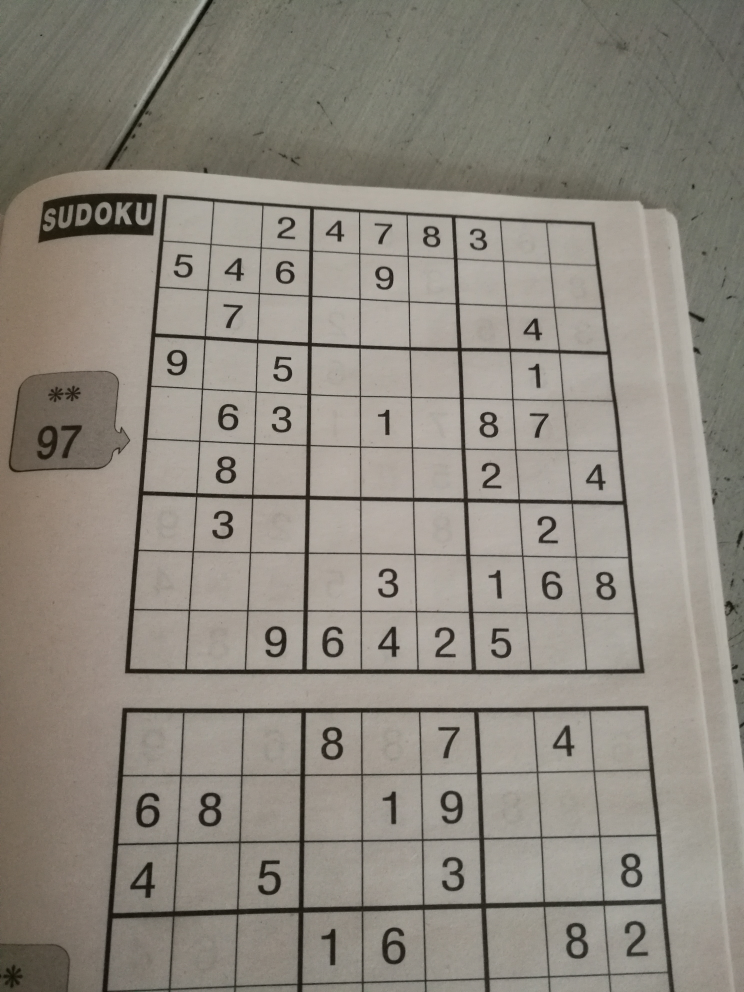
#> input picture test_001.jpg, 2976 x 3968 px (shown at 1/4 size)
$ python sudoku_main.py --file test_001.jpg
#> lines starting #> are read from the running program, lines starting #| are printed output that depends on the picture; after the words box and inside, x2 and y2 are one past the last pixel; in counts of white or black regions, pixels touching at a corner belong together
### sudoku_warper.py
# 2019 Adam Szkolny <adamszkolny@gmail.com>.
import cv2 as cv
import numpy as np


class SudokuWarper:
    def __init__(self):
        pass

    def __init__(self, maxValue):
        self.maxValue = maxValue

    def __findMaxContour(self, contours):
        if len(contours) == 0:
            return None
        else:
            maxContourArea = -1
            maxContour = contours[0]
            for c in contours:
                if cv.contourArea(c) > maxContourArea:
                    maxContourArea = cv.contourArea(c)
                    maxContour = c
            return maxContour

    def __getWarpedImage(self, image, contour):
        peri = cv.arcLength(contour, True)
        contour = cv.approxPolyDP(contour, 0.02 * peri, True)

        pts = contour.reshape(4, 2)
        rect = np.zeros((4, 2), dtype="float32")

        s = pts.sum(axis = 1)
        rect[0] = pts[np.argmin(s)]
        rect[2] = pts[np.argmax(s)]
        diff = np.diff(pts, axis = 1)
        rect[1] = pts[np.argmin(diff)]
        rect[3] = pts[np.argmax(diff)]

        (tl, tr, br, bl) = rect
        widthA = np.sqrt(((br[0] - bl[0]) ** 2) + ((br[1] - bl[1]) ** 2))
        widthB = np.sqrt(((tr[0] - tl[0]) ** 2) + ((tr[1] - tl[1]) ** 2))

        heightA = np.sqrt(((tr[0] - br[0]) ** 2) + ((tr[1] - br[1]) ** 2))
        heightB = np.sqrt(((tl[0] - bl[0]) ** 2) + ((tl[1] - bl[1]) ** 2))

        maxWidth = max(int(widthA), int(widthB))
        maxHeight = max(int(heightA), int(heightB))

        dst = np.array([
            [0, 0],
            [maxWidth - 1, 0],
            [maxWidth - 1, maxHeight - 1],
            [0, maxHeight - 1]], dtype = "float32")

        M = cv.getPerspectiveTransform(rect, dst)
        warp = cv.warpPerspective(image, M, (maxWidth, maxHeight))
        return warp

    def warpImage(self, image):
        gray = cv.cvtColor(image, cv.COLOR_BGR2GRAY)
        gray = cv.GaussianBlur(gray, (9, 9), 0)
        gray = cv.medianBlur(gray, 3)
        thresholded = cv.adaptiveThreshold(gray, self.maxValue, cv.ADAPTIVE_THRESH_GAUSSIAN_C,
                                           cv.THRESH_BINARY, 11, 2)
        kernel = np.ones((5,5))

        for i in range(2):
            thresholded = cv.erode(thresholded, kernel, iterations = 1)
            thresholded = cv.dilate(thresholded, kernel, iterations = 1)

        edges = cv.Canny(thresholded,0, 255)
        contours, _ = cv.findContours(edges, cv.RETR_LIST, cv.CHAIN_APPROX_SIMPLE)

        c = self.__findMaxContour(contours)
        image = cv.drawContours(image, [c], -1, (0, 255, 0), 1)
        image = self.__getWarpedImage(thresholded, c)

        return image


### utils.py
# 2019 Adam Szkolny <adamszkolny@gmail.com>.

import cv2 as cv
import numpy as np


# [8 lines left out: function fillHoles, not called in this run]


def deleteEdges(image, xWidth, yWidth):
    '''Returns image with deleted edges'''
    height, width = image.shape[0], image.shape[1]
    cropImg = image[yWidth:height-yWidth, xWidth:width-xWidth]
    return cropImg


def __getUpperLeftContourCorner(contour):
    pts = __reshapeContour2Rect(contour)
    s = pts.sum(axis = 1)
    return pts[np.argmin(s)]


def sortContours(image, contours):
    '''Sort rectangular contours by their upper-left corners'''
    weight = image.shape[1] * 0.005
    return sorted(contours, key = lambda contour: (__getUpperLeftContourCorner(contour)[0] + __getUpperLeftContourCorner(contour)[1]*weight), reverse = True)


def __reshapeContour2Rect(contour):
    peri = cv.arcLength(contour, True)
    contour = cv.approxPolyDP(contour, 0.02 * peri, True)
    return contour.reshape(4, 2)


# [11 lines left out: function findMaxContour, not called in this run]

### sudoku_main.py
# 2019 Adam Szkolny <adamszkolny@gmail.com>.
import argparse
import cv2 as cv
import numpy as np
import pytesseract
import sudoku_warper, utils


THR_MIN, THR_MAX = 130,  255
KERNEL = np.ones((3, 3), np.uint8)

def getWarpedImage(image, contour):
    peri = cv.arcLength(contour, True)
    contour = cv.approxPolyDP(contour, 0.02 * peri, True)
    pts = contour.reshape(4, 2)
    rect = np.zeros((4, 2), dtype="float32")

    s = pts.sum(axis = 1)
    rect[0] = pts[np.argmin(s)]
    rect[2] = pts[np.argmax(s)]
    diff = np.diff(pts, axis = 1)
    rect[1] = pts[np.argmin(diff)]
    rect[3] = pts[np.argmax(diff)]

    (tl, tr, br, bl) = rect
    widthA = np.sqrt(((br[0] - bl[0]) ** 2) + ((br[1] - bl[1]) ** 2))
    widthB = np.sqrt(((tr[0] - tl[0]) ** 2) + ((tr[1] - tl[1]) ** 2))

    heightA = np.sqrt(((tr[0] - br[0]) ** 2) + ((tr[1] - br[1]) ** 2))
    heightB = np.sqrt(((tl[0] - bl[0]) ** 2) + ((tl[1] - bl[1]) ** 2))

    maxWidth = max(int(widthA), int(widthB))
    maxHeight = max(int(heightA), int(heightB))

    dst = np.array([
        [0, 0],
        [maxWidth - 1, 0],
        [maxWidth - 1, maxHeight - 1],
        [0, maxHeight - 1]], dtype = "float32")

    M = cv.getPerspectiveTransform(rect, dst)
    warp = cv.warpPerspective(image, M, (maxWidth, maxHeight))
    return warp


def getAvgLuminance(image):
    x, y = image.shape[1], image.shape[0]
    sigma = np.average(image[x//4:(3*x)//4, y//5:(4*x)//5])
    return sigma


def getNoGridBoard(image, contours, kernel):
    global THR_MIN, THR_MAX
    cells = []
    whitespaces = []
    for c in contours[::-1]:
        warpedCell = getWarpedImage(image, c)
        warpedCell = cv.resize(warpedCell, (200, 200))
        warpedCell = utils.deleteEdges(warpedCell, 20, 20)
        _, warpedCell = cv.threshold(warpedCell, THR_MIN, THR_MAX, cv.THRESH_BINARY)
        warpedCell = cv.erode(warpedCell, kernel, iterations = 1)
        warpedCell = cv.dilate(warpedCell, kernel, iterations = 1)
        print(getAvgLuminance(warpedCell))
        cv.imshow("CELL", warpedCell)
        cv.waitKey(2)
        if getAvgLuminance(warpedCell) < (THR_MAX - 12):
            whitespaces.append(1)
            cells.append(warpedCell)
        else:
            whitespaces.append(0)

    print(len(cells))
    print(whitespaces)
    cv.waitKey(0)

    return cells, whitespaces

# [10 lines left out: function mergeWithBooleanMask, not called in this run]


def filterContours(contours, numberOfContours, deviation):
    retContours = []
    tempContours = sorted(contours, key = cv.contourArea, reverse = True)
    if cv.contourArea(contours[0]) > 2 * cv.contourArea(contours[1]):
        for c in tempContours:
            if cv.contourArea(c) == cv.contourArea(tempContours):
                contours.remove(c)
                break
    for c in contours:
        if cv.contourArea(c) > cv.contourArea(tempContours[1]) * (1-deviation):
            retContours.append(c)

    return retContours


def main():
    global THR_MIN, THR_MAX, KERNEL

    parser = argparse.ArgumentParser()
    parser.add_argument('--file', dest='imgFile', required=True, help='path to the input image')
    args = parser.parse_args()

    image = cv.imread(args.imgFile)
#> image is the input picture: shape (3968, 2976, 3); mean B, G, R 126.4, 136, 141.4

    warper = sudoku_warper.SudokuWarper(255)
    sudokuBoard = warper.warpImage(image)
#> in warpImage, `thresholded = cv.adaptiveThreshold(gray, self.maxValue, cv.ADAPTIVE_TH..`:
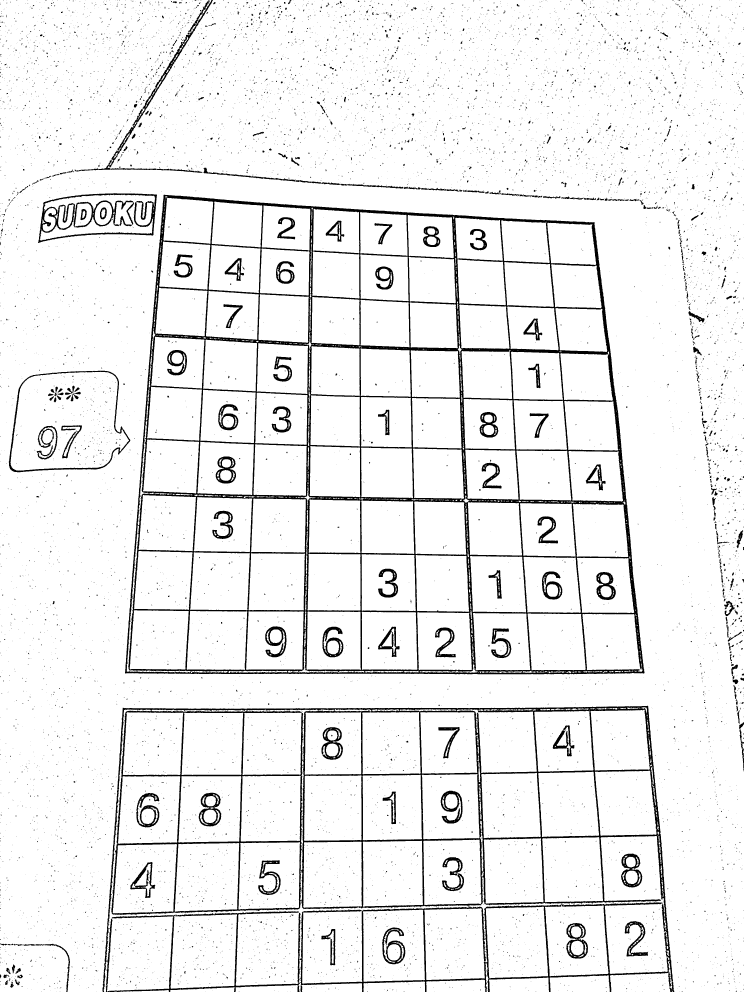
#> thresholded: shape (3968, 2976) (shown at 1/4 size); 93.4% white; 11718 black regions (11000 under 20 px), largest, box (x1, y1, x2, y2) and area: (500, 779, 2578, 2697) 301568, (410, 2823, 2697, 3968) 186280, (152, 773, 628, 972) 19749
#> the loop in warpImage, `for i in range(2):` made 2 passes
#> pass 1, in warpImage, `thresholded = cv.erode(thresholded, kernel, iterations = 1)`:
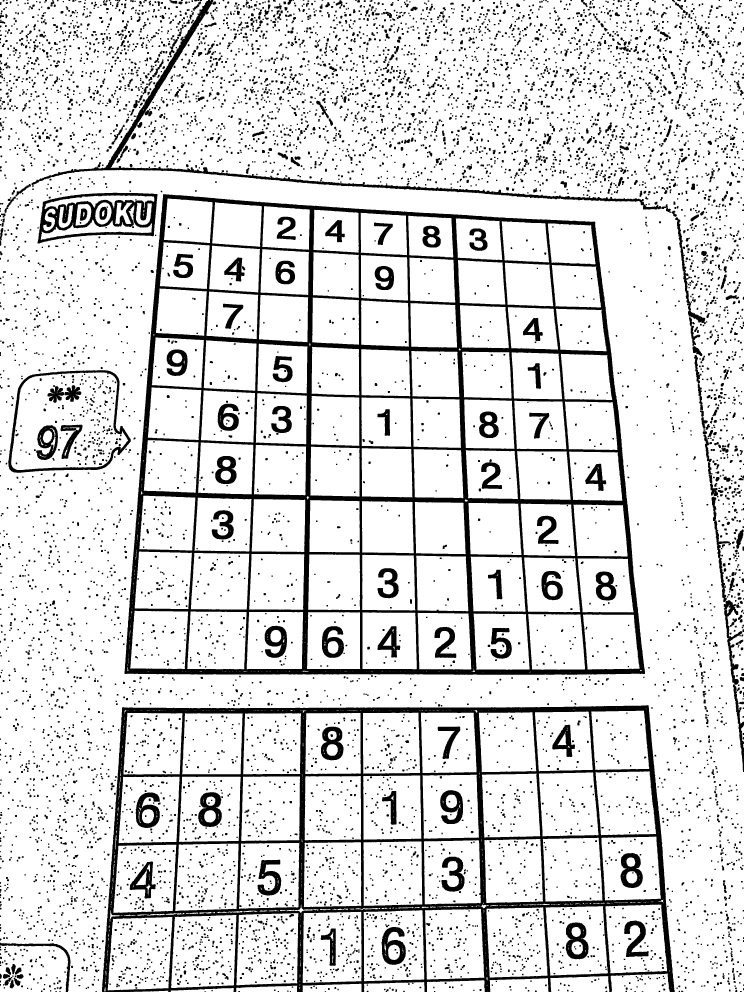
#> thresholded: shape (3968, 2976) (shown at 1/4 size); 86.1% white; 9028 black regions (31 under 20 px), largest, box (x1, y1, x2, y2) and area: (498, 777, 2580, 2699) 485894, (408, 2821, 2699, 3968) 318146, (126, 0, 2647, 838) 44717
#> in warpImage, `edges = cv.Canny(thresholded,0, 255)`:
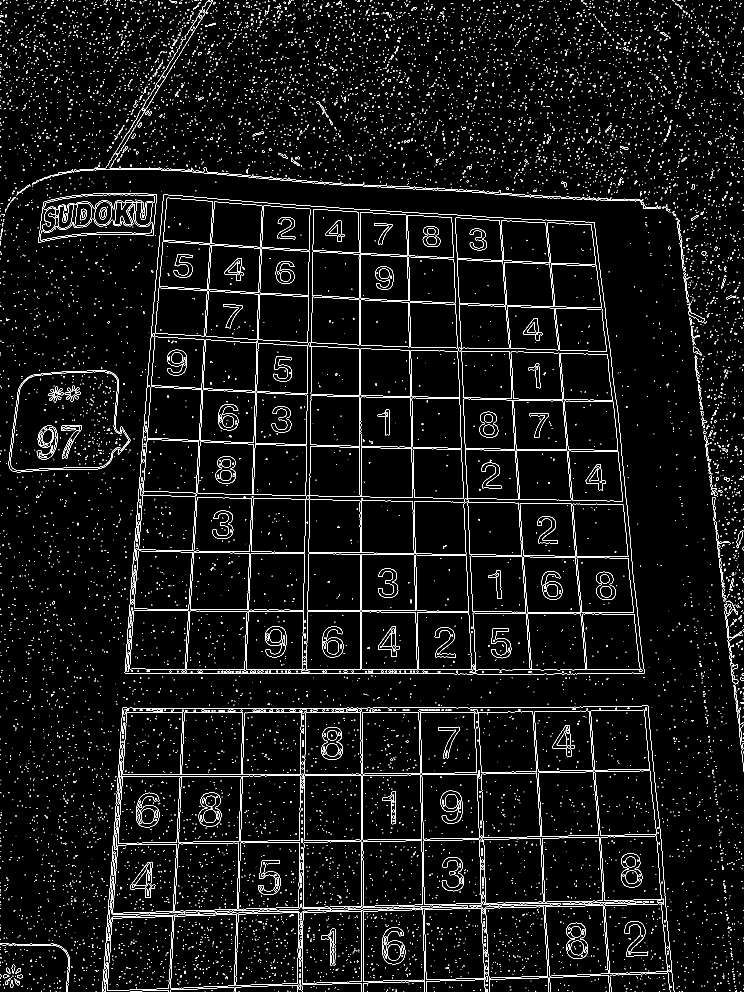
#> edges: shape (3968, 2976) (shown at 1/4 size); 2.3% white in thin lines or dots
#> in warpImage, `contours, _ = cv.findContours(edges, cv.RETR_LIST, cv.CHAIN_APPROX_SIM..`: contours = 18214 contours, 16248 with area under 20; largest, box (x1, y1, x2, y2) and area: (499, 778, 2578, 2697) 3537594, (499, 778, 2578, 2697) 3537590, (34, 1482, 521, 1889) 160574, (34, 1482, 521, 1889) 160459, (41, 1487, 515, 1882) 151680
#> in __findMaxContour, `maxContour = contours[0]`: maxContour = [[2569, 3967], [2570, 3967]]
#> the loop in __findMaxContour, `for c in contours:` made 18214 passes
#> maxContourArea on passes 63, 67, 116, 183, 353, 368, 408, 411: 21.5, 22, 77, 137.5, 145.5, 146.5, 217.5, 225.5
#> after the loop in __findMaxContour, `for c in contours:`: maxContour = contour of 1221 points, box (x1, y1, x2, y2) (499, 778, 2578, 2697), area 3537594; maxContourArea = 3537593.5
#> in warpImage, `c = self.__findMaxContour(contours)`: c has the same summary as maxContour in __findMaxContour
#> in __getWarpedImage, `peri = cv.arcLength(contour, True)`: peri = 7770.9
#> in __getWarpedImage, `contour = cv.approxPolyDP(contour, 0.02 * peri, True)`: contour = [[654, 779], [500, 2693], [2577, 2692], [2376, 888]]
#> in __getWarpedImage, `pts = contour.reshape(4, 2)`: pts has the same summary as contour
#> in __getWarpedImage, `s = pts.sum(axis = 1)`: s = [1433, 3193, 5269, 3264]
#> in __getWarpedImage, `diff = np.diff(pts, axis = 1)`: diff = [125, 2193, 115, -1488]
    cv.namedWindow('Sudoku Board', cv.WINDOW_NORMAL)
    cv.imshow("Sudoku Board", sudokuBoard)
    cv.waitKey(0)

    contours, _ = cv.findContours(sudokuBoard, cv.RETR_EXTERNAL, cv.CHAIN_APPROX_SIMPLE)
#> contours = 240 contours, 39 with area under 20; largest, box (x1, y1, x2, y2) and area: (1838, 850, 2074, 1063) 48214, (1601, 855, 1836, 1069) 47775, (1603, 642, 1838, 855) 47453, (1833, 1282, 2067, 1492) 47090, (1599, 1284, 1833, 1492) 46934
    contours = filterContours(contours, 81, 0.2)
#> in filterContours, `tempContours = sorted(contours, key = cv.contourArea, reverse = True)`: tempContours has the same summary as contours in main
#> the loop in filterContours, `for c in contours:` made 240 passes
#> c on passes 1 to 3: [[2075, 1919], [2076, 1919]], [[2016, 1919], [2041, 1919]], [[1994, 1919], [1999, 1919]]
#> after the loop in filterContours, `for c in contours:`: retContours = 81 contours; largest, box (x1, y1, x2, y2) and area: (1838, 850, 2074, 1063) 48214, (1601, 855, 1836, 1069) 47775, (1603, 642, 1838, 855) 47453, (1833, 1282, 2067, 1492) 47090, (1599, 1284, 1833, 1492) 46934
#> contours has the same summary as retContours in filterContours
    contours = utils.sortContours(sudokuBoard, contours)

    kernel = np.ones((3,3),np.uint8)

    width, height = 0, 0
    for c in contours:
        height += c.shape[0]
        width += c.shape[1]
#> this loop made 81 passes
#> height on passes 1 to 8: 211, 381, 522, 629, 702, 764, 837, 959
#> after the loop, height = 11801; width = 81

    contourBoard = cv.cvtColor(sudokuBoard, cv.COLOR_GRAY2BGR)
    for c in contours:
       contourBoard = cv.drawContours(contourBoard, [c], -1, (0, 0, 255), 1)
#> this loop made 81 passes
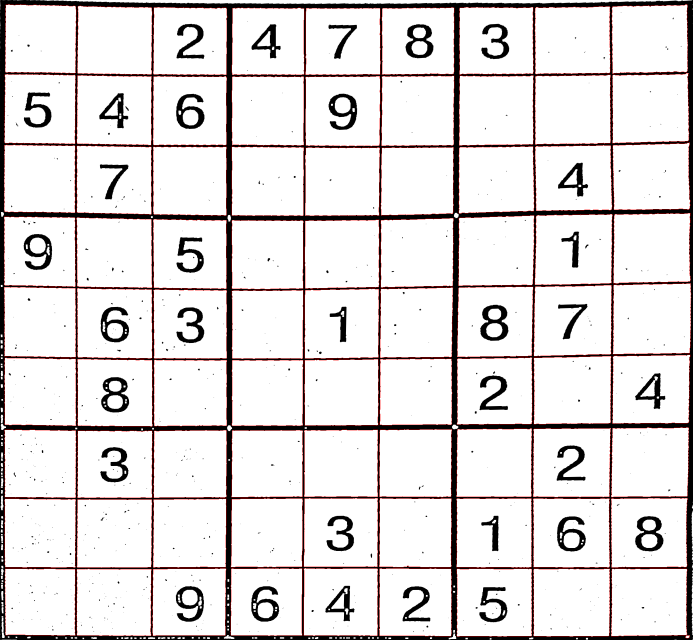
#> contourBoard: shape (1920, 2077, 3) (shown at 1/3 size); mean B, G, R 222.8, 222.8, 227.1

    print(len(contours))
#| 81
    cv.namedWindow('Contours', cv.WINDOW_NORMAL)
    cv.imshow("Contours", contourBoard)
    cv.waitKey(0)

    cv.destroyAllWindows()

    cells, whitespaces = getNoGridBoard(sudokuBoard, contours, kernel)
#> the loop in getNoGridBoard, `for c in contours[::-1]:` made 81 passes
#> (peri in getWarpedImage, pts in getWarpedImage, s in getWarpedImage, diff in getWarpedImage, widthA in getWarpedImage, widthB in getWarpedImage, heightA in getWarpedImage, heightB in getWarpedImage) on passes 1 to 3: (869.9, [[16, 15], [17, 217], [227, 218], [225, 17]], [31, 234, 445, 242], [-1, 200, -9, -208], 210, 209, 201, 202), (888.9, [[233, 19], [233, 220], [454, 223], [454, 21]], [252, 453, 677, 475], [-214, -13, -231, -433], 221, 221, 202, 201), (875.2, [[461, 22], [461, 223], [679, 224], [678, 23]], [483, 684, 903, 701], [-439, -238, -455, -655], 218, 217, 201, 201)
#> (printed output is left out)
#> pass 1, in getWarpedImage, `warp = cv.warpPerspective(image, M, (maxWidth, maxHeight))`:
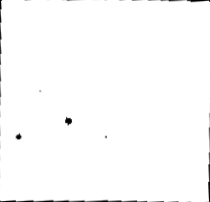
#> warp: shape (202, 210); min 0, max 255, mean 252.4
#> after the loop in getNoGridBoard, `for c in contours[::-1]:`:
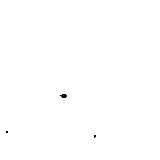
#> warpedCell: shape (160, 160); 99.9% white; black in thin lines or dots, all inside (x1, y1, x2, y2) = (6, 94, 96, 138)
#| 33
#> (printed output is left out)
    sudokuNumbers = []

    for c in cells:
        #c = cv.erode(c, np.ones((5,5),dtype='uint8'), iterations = 1)
        #c = cv.dilate(c, np.ones((5,5),dtype='uint8'), iterations = 1)
        c = cv.medianBlur(c, 5)
        number = pytesseract.image_to_string(c, config='-psm 10 outputbase digits')
        if not number.isnumeric():
            number = pytesseract.image_to_string(utils.fillHoles(c), config='-psm 10 outputbase digits')
            print("Filled")
            c = utils.fillHoles(c)
        print(number)
        sudokuNumbers.append(number)
        cv.imshow("Cell", c)
        cv.waitKey(0)
#> this loop made 1 pass
#> pass 1, in main, `c = cv.medianBlur(c, 5)`:
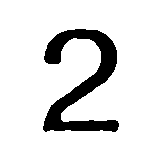
#> c: shape (160, 160); 88% white; 1 black region, box (x1, y1, x2, y2) and area: (43, 29, 119, 132) 3064

    print("Merged")
    print(mergeWithBooleanMask(sudokuNumbers, whitespaces))


if __name__ == "__main__":
    main()
#> (the call stopped at in main, `number = pytesseract.image_to_string(c, config='-psm 10 outputbase dig..`: pytesseract is not available in this run)
